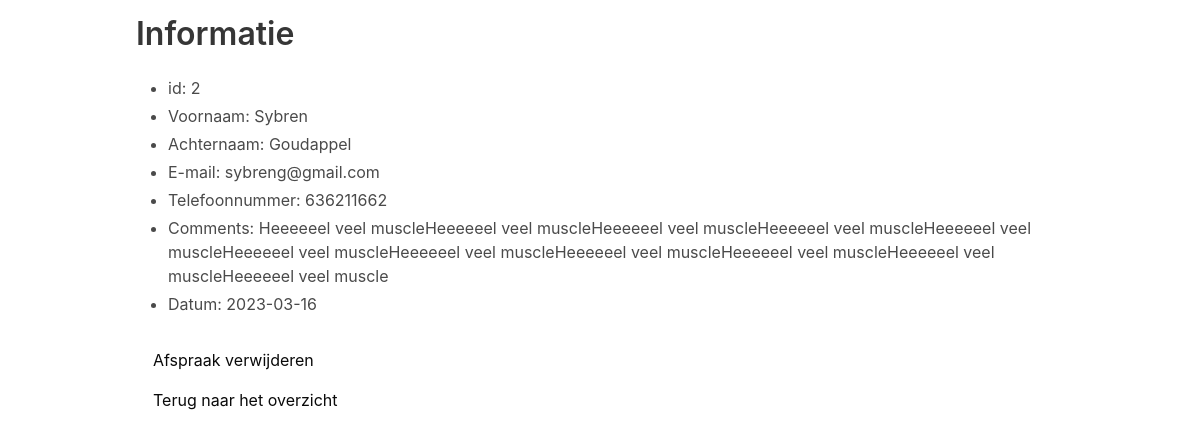
/detail.php?index=2, run on the app's committed database.
### tables this page shows
CREATE TABLE `reservation` (
  `id` int(10) UNSIGNED NOT NULL,
  `firstName` varchar(50) NOT NULL,
  `lastName` varchar(50) NOT NULL,
  `email` varchar(80) NOT NULL,
  `phoneNumber` int(20) NOT NULL,
  `comments` varchar(1000) NOT NULL,
  `date` date NOT NULL
);

### detail.php (the view, shortened to what this page needs)
<?php
require_once './includes/database.php';
$userId = $_GET['index'];
$query = "SELECT * FROM reservation WHERE id = " . $userId;
$result = mysqli_query($db, $query);
$user = mysqli_fetch_assoc($result);
?>
<!doctype html>
<html lang="en">
<head>
    <link rel="stylesheet" href="https://cdn.jsdelivr.net/npm/bulma@0.9.4/css/bulma.min.css">
</head>
<body>
<div class="container px-4">
    <h1 class="title mt-4">Informatie</h1>
    <section class="content">
        <ul>
            <li>id: <?= htmlentities ($user ['id']) ?></li>
            <li>Voornaam: <?= htmlentities ($user['firstName']) ?></li>
            <li>Achternaam: <?= htmlentities ($user['lastName']) ?></li>
            <li>E-mail: <?= htmlentities ($user['email']) ?></li>
            <li>Telefoonnummer: <?= htmlentities ($user['phoneNumber']) ?></li>
            <li>Comments: <?= htmlentities ($user['comments']) ?></li>
            <li>Datum: <?= htmlentities ($user['date']) ?></li>
        </ul>
    </section>
    <div class="container">
        <form action="" method="post" class="delete">
            <div class="container">
            <input class="button is-white" name="deleteButton" id="deleteButton" type="submit" value="Afspraak verwijderen">
            <a class="button is-white" href="overzicht.php">Terug naar het overzicht</a>
            </div>
        </form>
    </div>
</body>
</html>

### data on the page
reservation: id "2", firstName "Sybren", lastName "Goudappel", email "sybreng@gmail.com", phoneNumber "636211662", comments "Heeeeeel veel muscleHeeeeeel veel muscleHeeeeeel veel muscleHeeeeeel veel muscleHeeeeeel veel muscleHeeeeeel veel muscleHeeeeeel veel muscleHeeeeeel veel muscleHeeeeeel veel muscleHeeeeeel veel muscleHeeeeeel veel muscle", date "2023-03-16"
